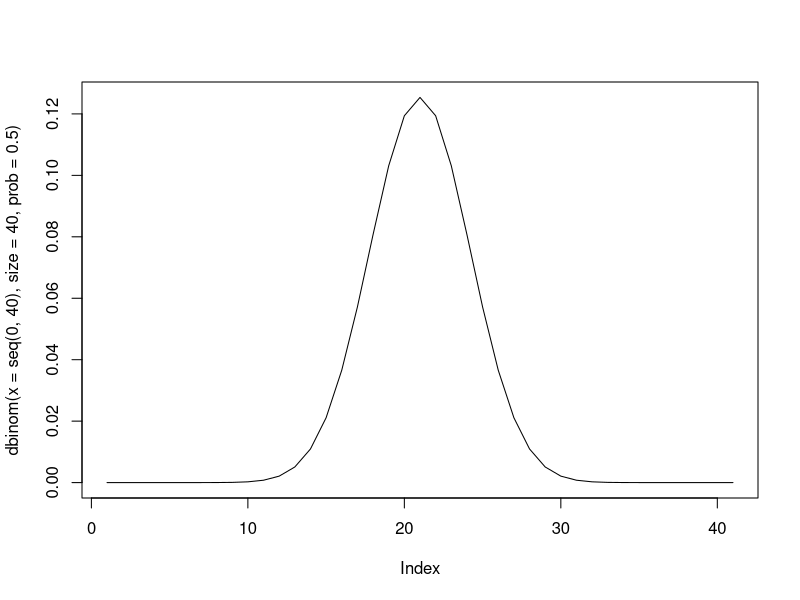
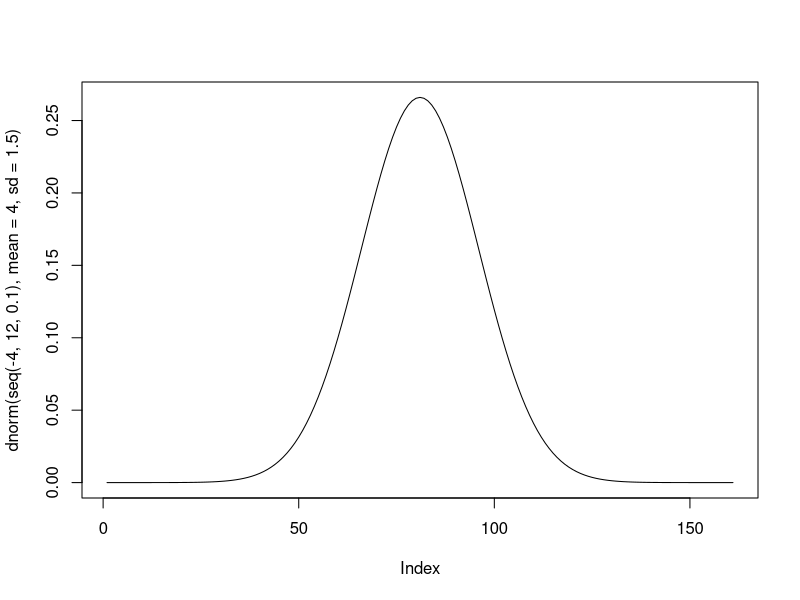
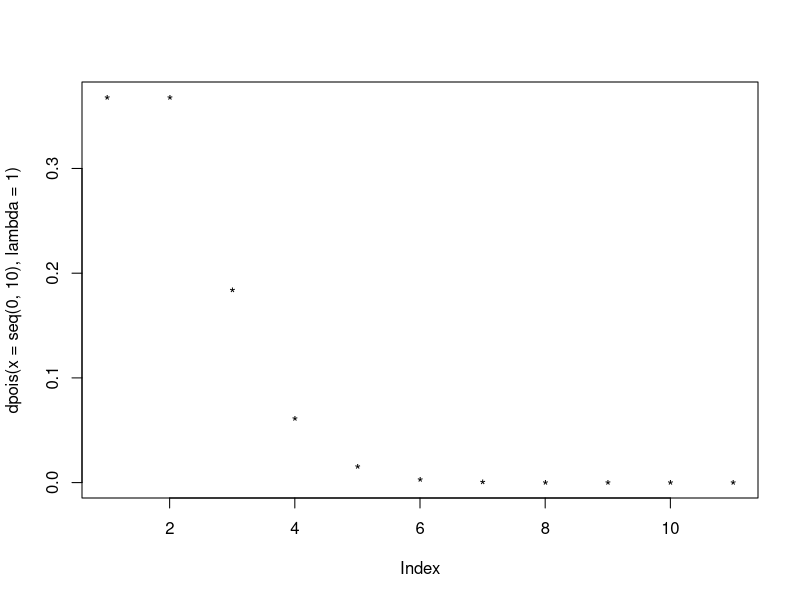
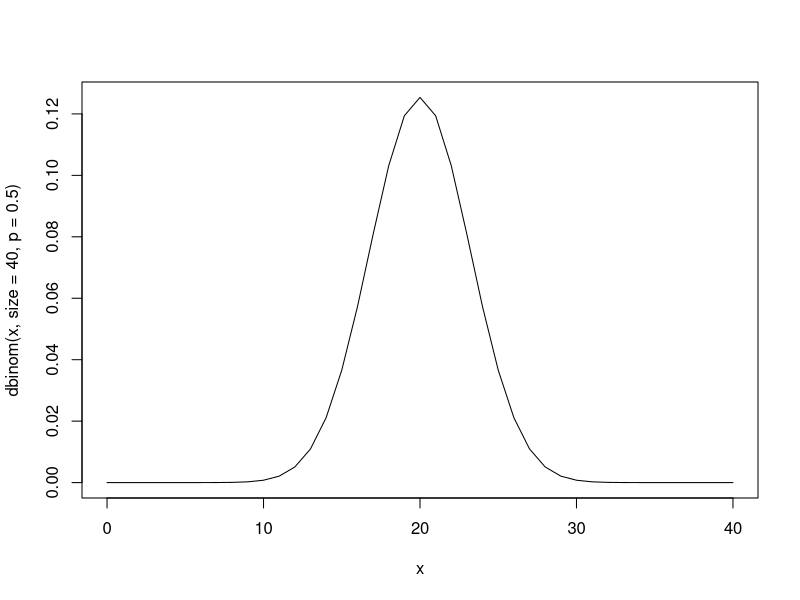
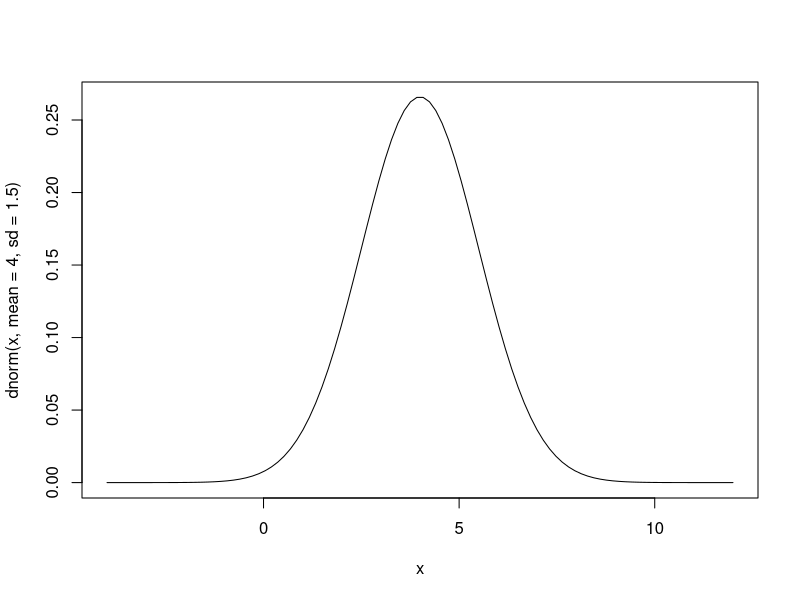
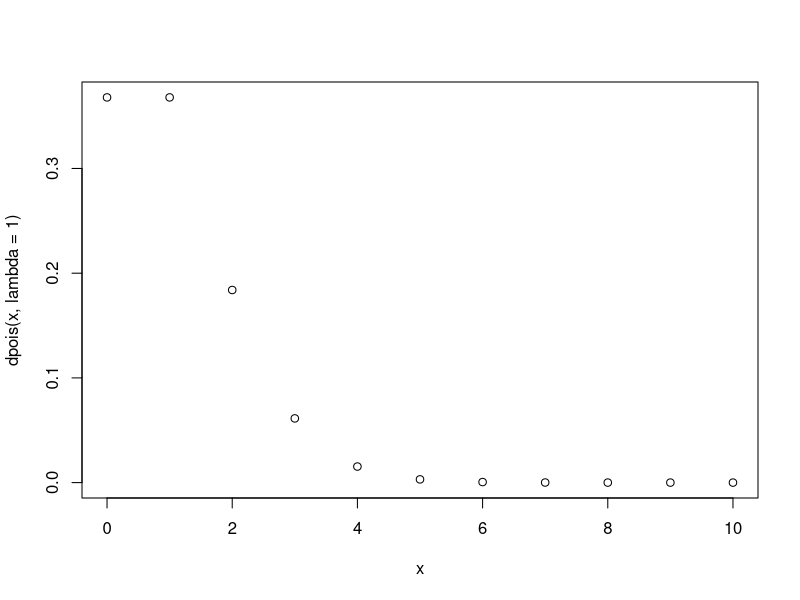

R code for these plots, in order:
# 1.5 Check Your Understanding
# plot binomial, normal and poisson RVs

### METHOD 1 - PLOT() ###

# for sequence of x values:
# make sure they're valid for the distribution i.e. integers if discrete

plot(dbinom(x=seq(0,40), size=40, prob=0.5), type="l")

plot(dnorm(seq(-4, 12, 0.1), mean=4, sd=1.5), type="l")

plot(dpois(x=seq(0,10), lambda=1), pch='*')

### METHOD 2 - CURVE() ###

# expr:     expression wrt to x
# from, to: x interval
# n:        no. x values to plot at

# for binomial (successes/failures):
# you end up specifying the number of trials twice, in 'size' and 'n'
# set n = 1 more than needed, so x = 0 successes and 40 successes are included 
curve(expr=dbinom(x, size=40, p=0.5), from=0, to=40, n=41)

curve(expr=dnorm(x, mean=4, sd=1.5), from=-4, 12, n=100)

# x values must be integers, and there aren't enough to make a nice line
# so plot points inside of lines
curve(expr=dpois(x, lambda=1), from=0, to=10, n=11, type="p")

